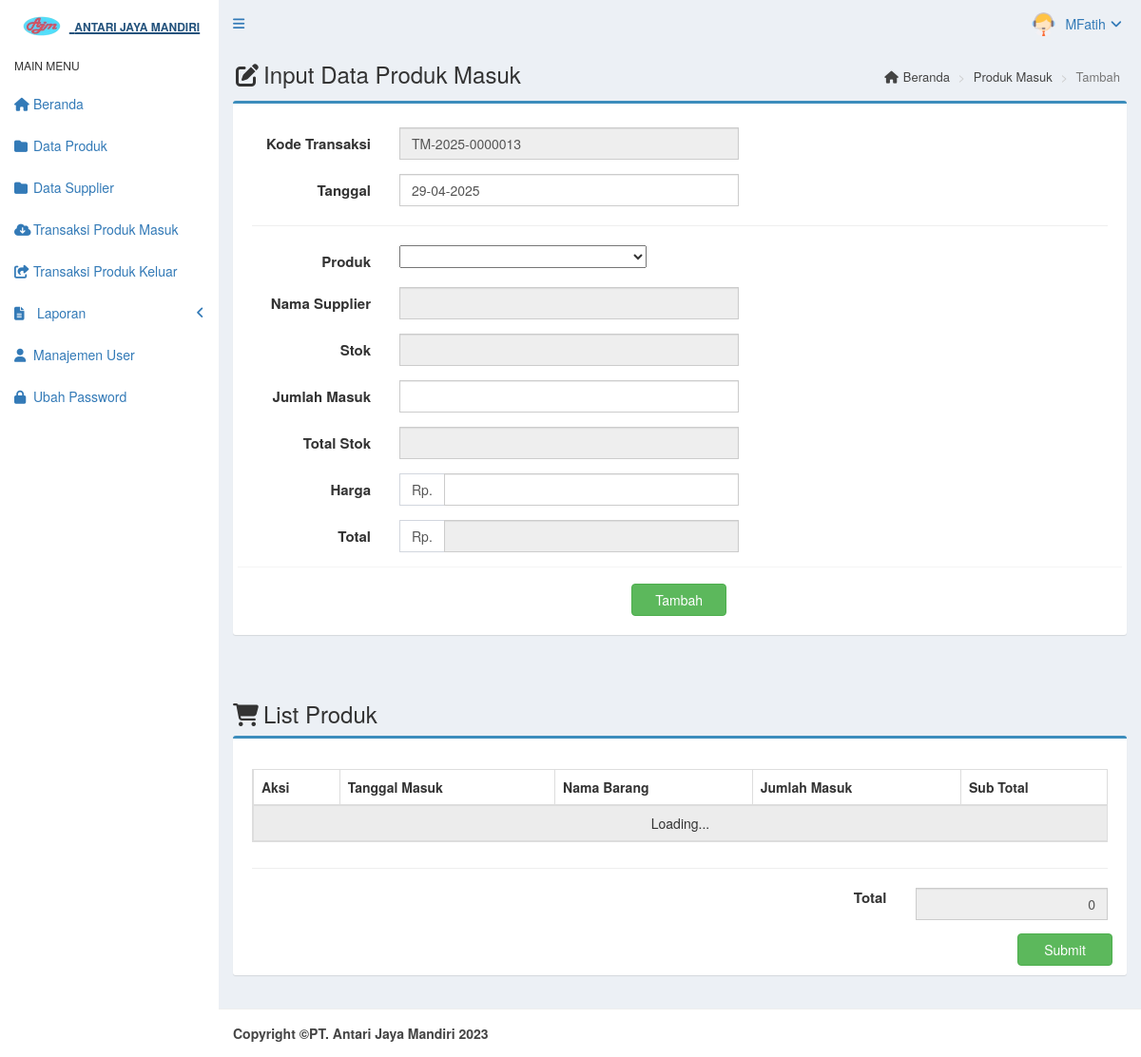
The app's page /main.php?module=form_barang_masuk&form=add (signed in) with its own data.
### tables this page shows
CREATE TABLE `tb_user` (
  `id_user` int(5) NOT NULL,
  `username` varchar(50) NOT NULL,
  `password` varchar(50) NOT NULL,
  `nama_user` varchar(50) NOT NULL,
  `telepon` char(13) DEFAULT NULL,
  `foto` varchar(100) DEFAULT NULL,
  `hak_akses` enum('operasional','administrator','','') NOT NULL,
  `status` enum('aktif','blokir') NOT NULL DEFAULT 'aktif',
  `created_at` timestamp NOT NULL DEFAULT current_timestamp(),
  `updated_at` timestamp NOT NULL DEFAULT current_timestamp() ON UPDATE current_timestamp()
);

### modules/barang_masuk/form.php (the view, shortened to what this page needs)
<?php
	if($_GET['form']=='add') { ?>
		<section class="content-header">
			<h1>
				<i class="fa fa-edit icon-title"></i>Input Data Produk Masuk
			</h1>
			<ol class="breadcrumb">
				<li><a href="?module=beranda"><i class="fa fa-home"></i>Beranda</a></li>
				<li><a href="?module=barang_masuk">Produk Masuk</a></li>
				<li class="active">Tambah</li>
			</ol>
		</section>
		<section class="content">
			<div class="row">
				<div class="col-md-12">
					<div class="box box-primary">
						<form role="form" class="form-horizontal" action="modules/barang_masuk/proses.php" method="POST" name="formBarangMasuk" id="myForm">
							<div class="box-body">
								<?php
									$query_id = mysqli_query($mysqli, "SELECT RIGHT(kd_transaksi,7) as kode FROM tb_barang_masuk ORDER BY kd_transaksi DESC LIMIT 1") or die('Ada kesalahan pada query tampil kode transaksi : '.mysqli_error($mysqli));
									$count=mysqli_num_rows($query_id);
									if($count <> 0){
										$data_id = mysqli_fetch_assoc($query_id);
										$kode = $data_id['kode']+1;
									}else{
										$kode=1;
									}
									$tahun = date("Y");
									$buat_id = str_pad($kode, 7, "0", STR_PAD_LEFT);
									$kd_transaksi = "TM-$tahun-$buat_id";
								 ?>
								 <div class="form-group">
								 	<label class="col-md-2 control-label">Kode Transaksi</label>
								 	<div class="col-md-5">
								 		<input type="text" id="kd_transaksi" class="form-control" name="kd_transaksi" value="<?php echo $kd_transaksi; ?>" readonly required>
								 	</div>
								 </div>
								 <div class="form-group">
								 	<label class="col-md-2 control-label">Tanggal</label>
								 	<div class="col-md-5">
								 		<input type="text" class="form-control date-picker" date-date-format="dd-mm-yyyy" name="tanggal_masuk" autocomplete="off" value="<?php echo date("d-m-Y"); ?>" required>
								 	</div>
								 </div>
								 <hr>
								 <div class="form-group">
								 	<label class="col-md-2 control-label">Produk</label>
								 	<div class="col-md-5">
								 		<select class="chosen-select" name="kd_barang" data-placeholder="--Pilih--" id="kd_barang">
								 			<option value=""></option>
								 			<?php
								 				$query_barang = mysqli_query($mysqli, "SELECT kd_barang, nama_barang FROM tb_barang ORDER BY nama_barang ASC") or die('Ada kesalahan pada query tampil produk: '.mysqli_error($mysqli));
								 				while($data_barang = mysqli_fetch_assoc($query_barang)){
								 					echo"<option value=\"$data_barang[kd_barang]\">$data_barang[nama_barang]</option>";
								 				}
								 			 ?>
								 		</select>
								 	</div>
								 </div>
								 <div class="form-group">
								 	<label class="col-md-2 control-label">Nama Supplier</label>
								 	<div class="col-md-5">
										<input type="text" class="form-control" id="supplier" name="supplier" readonly>
								 	</div>
								 </div>
								 <span>
								 	<div class="form-group">
								 		<label class="col-md-2 control-label">Stok</label>
								 		<div class="col-md-5">
								 			<input type="text" class="form-control" id="stok" name="stok" readonly>
								 		</div>
								 	</div>
								 </span>
								 <div class="form-group">
								 	<label class="col-md-2 control-label">Jumlah Masuk</label>
								 	<div class="col-md-5">
								 		<input type="text" class="form-control" id="jumlah_masuk" name="jumlah_masuk" autocomplete="off" onKeyPress="return goodchars(event,'0123456789',this)" onkeyup="hitung_total_stok(this)&cek_jumlah_masuk(this)" required>
								 	</div>
								 </div>
								 <div class="form-group">
								 	<label class="col-md-2 control-label">Total Stok</label>
								 	<div class="col-md-5">
								 		<input type="text" class="form-control" id="total_stok" name="total_stok" readonly required>
								 	</div>
								 </div>
								 <div class="form-group">
										<label class="col-md-2 control-label">Harga</label>
										<div class="col-md-5">
											<div class="input-group">
												<span class="input-group-addon">Rp.</span>
												<input type="text" class="form-control" id="harga" name="harga" autocomplete="off" onKeyPress="return goodchars(event,'0123456789',this)">
											</div>
										</div>
									</div>
									<div class="form-group">
										<label class="col-md-2 control-label">Total</label>
										<div class="col-md-5">
											<div class="input-group">
												<span class="input-group-addon">Rp.</span>
												<input type="text" class="form-control" id="sub_total" name="sub_total" autocomplete="off" onKeyPress="return goodchars(event,'0123456789',this)" readonly="readonly">
											</div>
										</div>
									</div>
								<div class="row box-footer">
									<div class="col-md-7 col-sm-7 col-xs-12 col-lg-7 text-right">
										<input type="submit" class="btn btn-success btn-submit" id="tambah" name="tambah" value="Tambah" href="?module=form_barang_masuk&form=add&id=$data[kd_transaksi]">
									</div>
								</div>
							</div>
						</form>
					</div>
				</div>
			</div>
		</section>
		<section class="content">
			<h3>
				<i class="fa fa-shopping-cart icon-title"></i>List Produk
			</h3>
			<div class="row">
				<div class="col-md-12">
					<div class="box box-primary">
						<div class="box-body">
							<table id="table-keranjang" class="table table-bordered table-striped table-hover text-center">
								<thead>
									<tr>
										<th class="center">Aksi</th>
										<th class="center">Tanggal Masuk</th>
										<th class="center">Nama Barang</th>
										<th class="center">Jumlah Masuk</th>
										<th class="center">Sub Total</th>
									</tr>
								</thead>
							</table>
							<hr>
							<div class="row">
								<div class="form-group">
								 	<label class="col-md-9 control-label text-right">Total</label>
								 	<div class="col-md-3">
								 		<input type="text" class="form-control text-right" id="total" name="total" autocomplete="off" required disabled>
								 	</div>
								 </div>
							<div class="row">
								<div class="col-md-12 col-sm-12 col-xs-12 col-lg-12">
									<input type="submit" class="btn btn-success btn-submit pull-right" id="bayar" value="Submit">
								</div>
							</div>
						</div>
					</div>
			 	</div>
			</div>
		</section>
<?php
}
 ?>

### top_menu.php (shortened to what this page needs)
<?php
	require_once "config/database.php";
	$query = mysqli_query($mysqli, "SELECT id_user, nama_user, foto, hak_akses FROM tb_user WHERE id_user='$_SESSION[id_user]'") or die('Ada Kesalahan pada query tampil User: '.mysql_error($mysqli));
	$data = mysqli_fetch_assoc($query);
 ?>
 <li class="dropdown user user-menu">
 	<a href="#" class="dropdown-toggle" data-toggle="dropdown">
 		<?php
 			if($data['foto']=="") { ?>
 			<img src="images/user/user-default.png" class="user-image" alt="user Image" />
 		<?php
 		}
 		else {?>
			<img src="images/user/<?php echo $data['foto']; ?>" class="user-image" alt="User Image" />
		<?php
		}
 		?>
 		<span class="hidden-xs"><?php echo $data['nama_user']; ?><i style="margin-left: 5px" class="fa fa-angle-down"></i></span>
 		</a>
 </li>

### assets/css/style.css (style rules this page uses)
.form-horizontal .control-label { margin-bottom: 0; padding-top: 5px; text-align: right; }
label { display: inline-block; font-size: 15px; font-weight: 400; margin-bottom: 5px; max-width: 100%; }
.form-control { background-color: #fff; background-image: none; border: 1px solid #ccc; border-radius: 4px; box-shadow: 0 1px 1px rgba(0, 0, 0, 0.075) inset; color: #555; display: block; font-size: 15px; height: 34px; line-height: 1.42857; padding: 6px 12px; transition: border-color 0.15s ease-in-out 0s, box-shadow 0.15s ease-in-out 0s; width: 100%; }
.content-header { padding: 15px 18px 0; position: relative; }
.content-header > .breadcrumb { background: transparent none repeat scroll 0 0; border-radius: 2px; float: right; font-size: 13px; margin-bottom: 0; margin-top: 0; padding: 7px 12px; position: absolute; right: 10px; top: 15px; }
.center { text-align:center; }
.btn-submit { width: 100px; margin-top: 7px; margin-right: 10px; font-size: 15px; }
.icon-title { margin-right: 5px; }
body { background-color: #fff; color: #333; font-size: 15px; line-height: 1.42857; }

### records on screen
tb_user: foto (picture), nama_user "MFatih"
